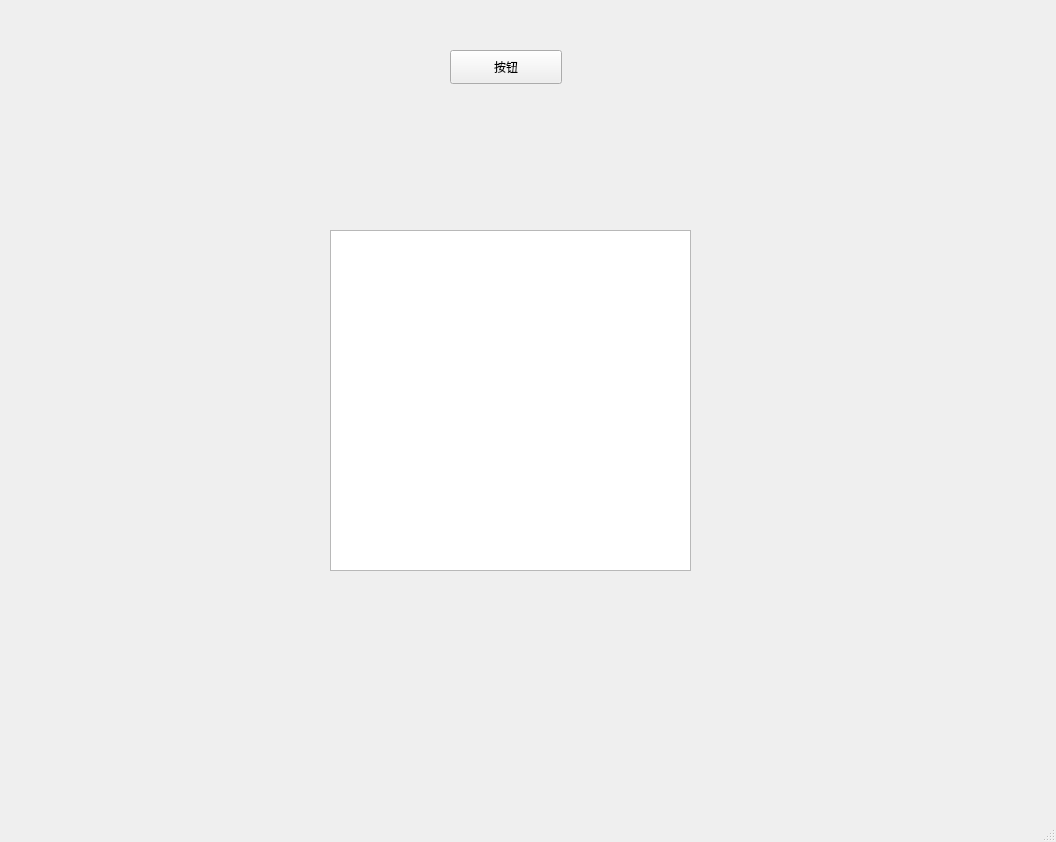
<?xml version="1.0" encoding="UTF-8"?>
<ui version="4.0">
 <class>MainWindow</class>
 <widget class="QMainWindow" name="MainWindow">
  <property name="geometry">
   <rect>
    <x>0</x>
    <y>0</y>
    <width>1056</width>
    <height>842</height>
   </rect>
  </property>
  <property name="windowTitle">
   <string>MainWindow</string>
  </property>
  <widget class="QWidget" name="centralwidget">
   <widget class="QPushButton" name="pushButton">
    <property name="geometry">
     <rect>
      <x>450</x>
      <y>50</y>
      <width>112</width>
      <height>34</height>
     </rect>
    </property>
    <property name="text">
     <string>按钮</string>
    </property>
   </widget>
   <widget class="QTextEdit" name="textEdit">
    <property name="geometry">
     <rect>
      <x>330</x>
      <y>230</y>
      <width>361</width>
      <height>341</height>
     </rect>
    </property>
    <property name="readOnly">
     <bool>true</bool>
    </property>
   </widget>
  </widget>
  <widget class="QMenuBar" name="menubar">
   <property name="geometry">
    <rect>
     <x>0</x>
     <y>0</y>
     <width>1056</width>
     <height>30</height>
    </rect>
   </property>
  </widget>
  <widget class="QStatusBar" name="statusbar"/>
 </widget>
 <resources/>
 <connections/>
</ui>
